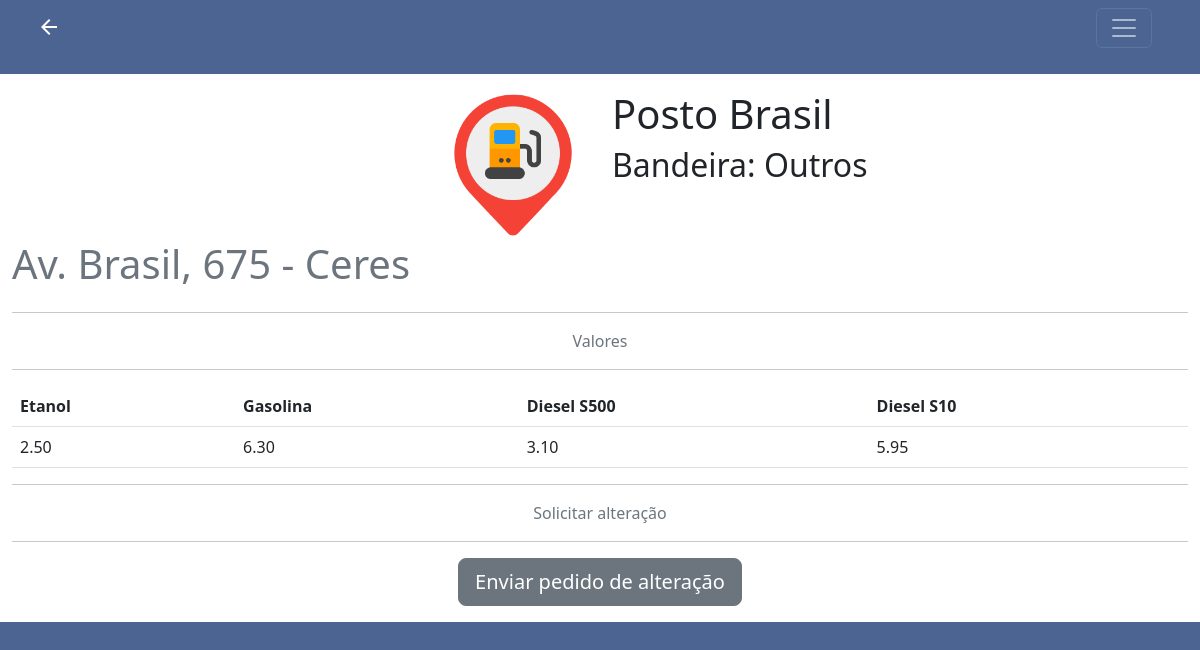
The page /info.php?id=4 (signed in) on the database its author committed.
### tables this page shows
CREATE TABLE IF NOT EXISTS posto (
  id INT NOT NULL AUTO_INCREMENT,
  nome VARCHAR(45) NOT NULL,
  cidade INT NOT NULL,
  cep VARCHAR(45) NOT NULL,
  endereco VARCHAR(45) NOT NULL,
  bandeira INT NOT NULL,
  etanol DECIMAL(8,2) NOT NULL,
  diesels500 DECIMAL(8,2) NOT NULL,
  diesels10 DECIMAL(8,2) NOT NULL,
  gasolina DECIMAL(8,2) NOT NULL,
  admin INT NOT NULL,
  PRIMARY KEY (id),
  INDEX fk_posto_cidade1_idx (cidade ASC),
  INDEX fk_posto_bandeira1_idx (bandeira ASC),
  INDEX fk_posto_admin1_idx (admin ASC),
  CONSTRAINT fk_posto_cidade1 FOREIGN KEY (cidade) REFERENCES cidade (id) ON DELETE NO ACTION ON UPDATE NO ACTION, 
  CONSTRAINT fk_posto_bandeira1 FOREIGN KEY (bandeira) REFERENCES bandeira (id) ON DELETE NO ACTION ON UPDATE NO ACTION, 
  CONSTRAINT fk_posto_admin1 FOREIGN KEY (admin) REFERENCES admin (id) ON DELETE NO ACTION ON UPDATE NO ACTION);

CREATE TABLE IF NOT EXISTS bandeira (
  id INT NOT NULL AUTO_INCREMENT,
  nome VARCHAR(45) NOT NULL,
  PRIMARY KEY (id));

CREATE TABLE IF NOT EXISTS cidade (
  id INT NOT NULL AUTO_INCREMENT,
  nome VARCHAR(75) NOT NULL,
  PRIMARY KEY (id)
);

### info.php (the view, shortened to what this page needs)
<?php
include_once "conexao.php";
?>
<!DOCTYPE html>
<html>
<head>
    <link rel="stylesheet" href="https://cdn.jsdelivr.net/npm/bootstrap@5.2.2/dist/css/bootstrap.min.css">
</head>
<body style="background-color: rgb(75, 100, 145);">
    <nav class="navbar navbar-dark float-end d-inline" style="padding-right:2vw;background-color: rgb(75, 100, 145);">
    </nav>
    <nav class="navbar navbar-dark float-end d-inline" style="z-index:1000;padding-right:2vw;background-color: rgb(75, 100, 145);">
        <button class="navbar-toggler" type="button" data-toggle="collapse" data-target="#navbarToggleExternalContent" aria-controls="navbarToggleExternalContent" aria-expanded="false" aria-label="Alterna navegação">
            <span class="navbar-toggler-icon"></span>
        </button>
    </nav>
    <nav class="navbar" style="padding-left:2vw;background-color: rgb(75, 100, 145);">
        <button onclick="history.go(-1);" class="navbar-btn btn btn-md pb-1" style="color:white;" type="button">
            <span class="material-icons">
            </span>
        </button>
    </nav>
    <main class="container-fluid bg-white py-3 mt-3">
        <?php
        $sql = "SELECT p.*,b.nome as bandeira, c.nome as city FROM posto p JOIN bandeira b ON p.bandeira = b.id JOIN cidade c ON p.cidade = c.id and p.id = " . $_GET['id'];
        $result = mysqli_query($conn, $sql);
        $linha = mysqli_fetch_array($result);
        $id = $linha['id'];
        $nome = $linha['nome'];
        $endereco = $linha['endereco'];
        $cidade = $linha['city'];
        $bandeira = $linha['bandeira'];
        $etanol = $linha['etanol'];
        $gasolina = $linha['gasolina'];
        $diesels5 = $linha['diesels500'];
        $diesels10 = $linha['diesels10'];
		if($bandeira == 'Outros'){
			$img = "img/4.png";
		}
		?>
        <div class="row">
            <div class="col-6 text-end">
                <img src="<?php echo $img ?>" width="150px" alt="Foto bandeira">
            </div>
            <div class="col-6">
                <h1><?php echo $nome; ?></h1>
                <h2>Bandeira: <?php echo $bandeira; ?></h2>
            </div>
        </div>
        <div class="row mr-5">
            <div class="col">
                <h1 class="text-muted"><?php echo $endereco . " - " . $cidade; ?></h1>
            </div>
        </div>
        <hr>
        <p class="w-100 text-center text-muted">Valores</p>
        <hr>
        <table class="table">
            <thead class="thead-dark">
                <tr>
                    <th scope="col">Etanol</th>
                    <th scope="col">Gasolina</th>
                    <th scope="col">Diesel S500</th>
                    <th scope="col">Diesel S10</th>
                </tr>
            </thead>
            <tbody>
                <tr>
                    <td><?php echo $etanol;?></td>
                    <td><?php echo $gasolina;?></td>
                    <td><?php echo $diesels5;?></td>
                    <td><?php echo $diesels10;?></td>
                </tr>
            </tbody>
        </table>
        <hr>
        <p class="w-100 text-center text-muted">Solicitar alteração</p>
        <hr>
        <div class="text-center"><a href="pedido.php?id=<?php echo $id;?>" class="btn btn-lg btn-secondary">Enviar pedido de alteração</a></div>
    </main>
</body>
</html>

### rows shown on the page
posto: nome "Posto Brasil", bandeira.nome "Outros", endereco "Av. Brasil, 675", cidade.nome "Ceres", etanol "2.50", gasolina "6.30", diesels500 "3.10", diesels10 "5.95"
